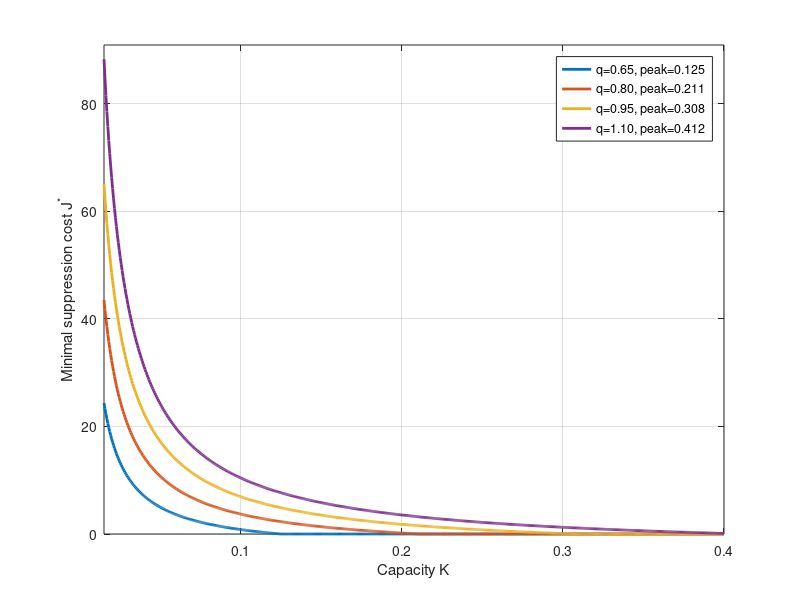

This figure's MATLAB source:
function Figure_4_cost_capacity
% Figure 4: minimal suppression cost versus capacity for several q values.

beta1_bar=1.0; gamma=0.3; S0=0.99; I0=0.01;
q_values=[0.65,0.80,0.95,1.10];
K=linspace(0.015,0.40,650);

figure('Color','w','Position',[100 100 900 590]); hold on;
labels=cell(size(q_values)); maxC=0;
for j=1:numel(q_values)
    q=q_values(j); x0=q*S0; xh=gamma/beta1_bar;
    Ipeak=I0+x0-xh+(gamma/beta1_bar)*log(xh/x0);
    C=((beta1_bar/gamma).*(I0+x0-K)-log(beta1_bar*x0/gamma)-1)./K;
    C(K>=Ipeak)=0; C=max(C,0);
    maxC=max(maxC,max(C));
    plot(K,C,'LineWidth',2.0);
    labels{j}=sprintf('q=%.2f, peak=%.3f',q,Ipeak);
end
xlabel('Capacity K'); ylabel('Minimal suppression cost J^*');
xlim([K(1),K(end)]); ylim([0,1.03*maxC]); grid on; box on;
legend(labels,'Location','northeast');

out=fullfile(fileparts(mfilename('fullpath')),'..','figures','Figure_4_cost_capacity.jpg');
print(gcf,out,'-djpeg','-r300');
fprintf('Saved %s\n',out);
end
